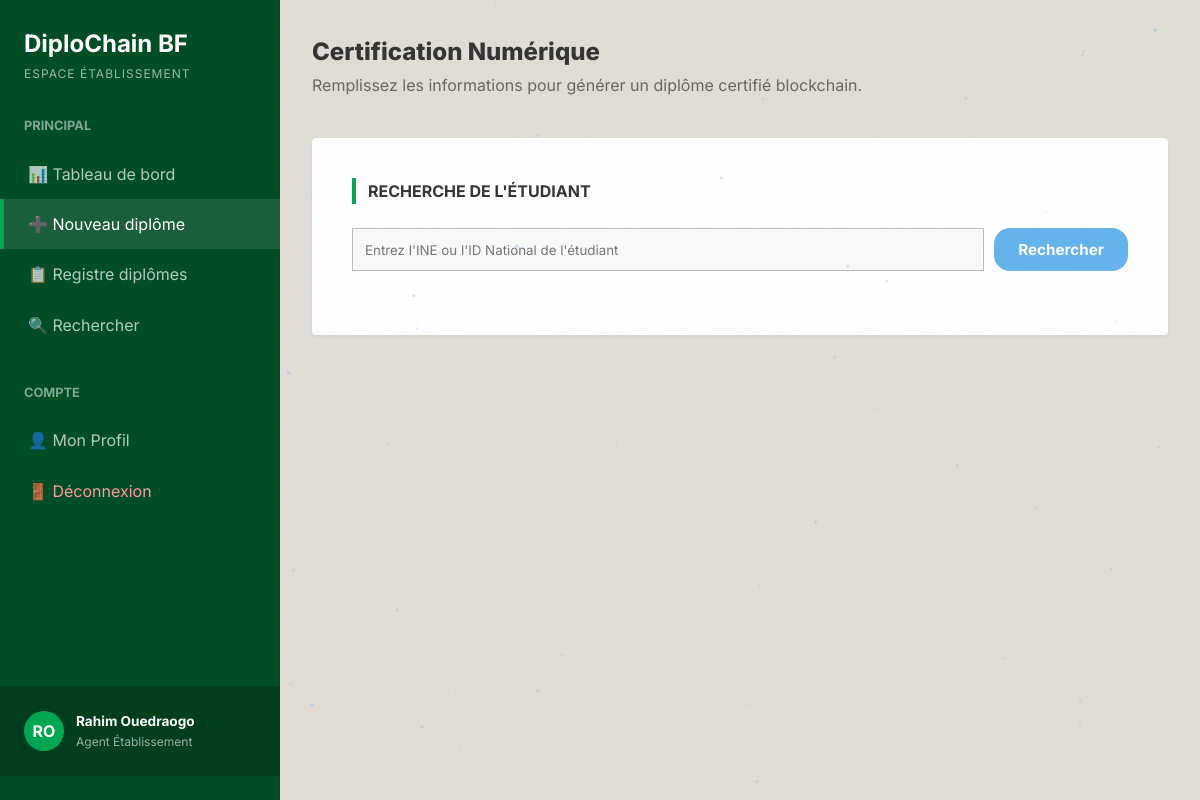
The page /dashboard/institution/emit/ (signed in) on the database its author committed.
### accounts/models.py (models this page shows, shortened)
class CustomUser(AbstractUser):
    ROLE_CHOICES = (
        ('student', 'Étudiant'),
        ('institution', 'Institution/Université'),
        ('recruiter', 'Recruteur/Employeur'),
        ('admin', 'Administrateur'),
    )
    role = models.CharField(max_length=20, choices=ROLE_CHOICES, default='student')
    institution_name = models.CharField(max_length=255, blank=True, null=True)
    company_name = models.CharField(max_length=255, blank=True, null=True)
    job_title = models.CharField(max_length=255, blank=True, null=True)
    phone_number = models.CharField(max_length=20, blank=True, null=True)
    ine = models.CharField(max_length=50, blank=True, null=True, unique=True, verbose_name="INE / ID National")

### dashboards/views.py (the view, shortened to what this page needs)
# urls.py: path('institution/emit/', views.emit_diploma, name='emit_diploma'),
@login_required
def emit_diploma(request):
    if request.user.role != 'institution':
        return redirect('dashboard')
    try:
        inst = Institution.objects.get(name=request.user.institution_name)
    except Institution.DoesNotExist:
        messages.error(request, "Votre institution n'est pas configurée.")
        return redirect('dashboard')
    return render(request, 'dashboards/emit.html')

### dashboards/templates/dashboards/emit.html (shortened to what this page needs)
{% extends 'dashboards/base_dashboard.html' %}
{% block dash_content %}
<div class="header-bar">
    <h1 style="font-weight: 800; font-size: 1.5rem;">Certification Numérique</h1>
    <p style="color: #666;">Remplissez les informations pour générer un diplôme certifié blockchain.</p>
</div>
<div class="form-card">
    <form method="POST" enctype="multipart/form-data" id="emit-form">
        <h3>Recherche de l'Étudiant</h3>
        <div class="form-group full" style="display: flex; gap: 10px;">
            <input type="text" id="ine_search" class="form-control" placeholder="Entrez l'INE ou l'ID National de l'étudiant">
            <button type="button" onclick="searchStudent()" class="btn" style="background: var(--blue-400); color: white; border: none; padding: 12px 24px; font-weight: bold; cursor: pointer; white-space: nowrap;">Rechercher</button>
        </div>
    </form>
</div>
{% endblock %}

### dashboards/templates/dashboards/base_dashboard.html (shortened to what this page needs)
{% extends 'landing_page/base.html' %}
{% block content %}
<div class="dashboard-layout">
    <aside class="sidebar" id="sidebar">
        <div class="sidebar-brand">
            <h2>DiploChain BF</h2>
            <p>
                {% if request.user.role == 'institution' %}
                    Espace Établissement
                {% elif request.user.role == 'recruiter' %}
                    Espace Recruteur
                {% elif request.user.role == 'student' %}
                    Espace Étudiant
                {% elif request.user.role == 'admin' %}
                    Espace Admin
                {% else %}
                    Espace Utilisateur
                {% endif %}
            </p>
        </div>
        <div class="sidebar-nav">
            <div class="nav-section">
                <div class="nav-title">Principal</div>
                {% if request.user.role != 'admin' %}
                <a href="{% url 'dashboard' %}" class="nav-item {% if request.resolver_match.url_name == 'dashboard' %}active{% endif %}">📊 Tableau de bord</a>
                {% endif %}
                {% if request.user.role == 'institution' %}
                    <a href="{% url 'emit_diploma' %}" class="nav-item {% if request.resolver_match.url_name == 'emit_diploma' %}active{% endif %}">➕ Nouveau diplôme</a>
                    <a href="{% url 'institution_register' %}" class="nav-item {% if request.resolver_match.url_name == 'institution_register' %}active{% endif %}">📋 Registre diplômes</a>
                    <a href="{% url 'search_diplomas' %}" class="nav-item {% if request.resolver_match.url_name == 'search_diplomas' %}active{% endif %}">🔍 Rechercher</a>
                {% endif %}
            </div>
            <div class="nav-section">
                <div class="nav-title">Compte</div>
                <a href="{% url 'profile' %}" class="nav-item {% if request.resolver_match.url_name == 'profile' %}active{% endif %}">👤 Mon Profil</a>
                <a href="{% url 'logout' %}" class="nav-item" style="color: #ff9999;">🚪 Déconnexion</a>
            </div>
        </div>
        <div class="sidebar-footer">
            <div class="inst-logo" style="background: var(--accent-green); color: white;">
                {{ request.user.first_name|slice:":1"|upper }}{{ request.user.last_name|slice:":1"|upper }}
            </div>
            <div>
                <div style="font-weight: 700; font-size: 0.85rem;">{{ request.user.get_full_name|default:request.user.username }}</div>
                <div style="font-size: 0.75rem; opacity: 0.6;">
                    {% if request.user.role == 'institution' %}
                        Agent Établissement
                    {% elif request.user.role == 'student' %}
                        Étudiant
                    {% elif request.user.role == 'recruiter' %}
                        Recruteur
                    {% else %}
                        Utilisateur
                    {% endif %}
                </div>
            </div>
        </div>
    </aside>
    <main class="main-content">
        {% block dash_content %}{% endblock %}
    </main>
</div>
{% endblock %}

### landing_page/static/landing_page/css/base.css (style rules this page uses)
:root { --bg-0: #050a18; --bg-1: #0b1426; --bg-2: #101e38; --bg-card: rgba(16, 30, 56, 0.75); --border: rgba(99, 179, 237, 0.13); --border-glow: rgba(99, 179, 237, 0.32); --blue-300: #90cdf4; --blue-400: #63b3ed; --blue-500: #4299e1; --blue-600: #3182ce; --cyan-400: #76e4f7; --cyan-500: #0bc5ea; --green-300: #9ae6b4; --green-400: #68d391; --green-500: #48bb78; --purple-400: #b794f4; --amber-400: #f6ad55; --red-300: #feb2b2; --red-400: #fc8181; --gradient-accent: linear-gradient(135deg, #4299e1 0%, #0bc5ea 100%); --gradient-hero: linear-gradient(135deg, #0f2a5e 0%, #050a18 55%, #0a1f3a 100%); --gradient-card: linear-gradient(145deg, rgba(16,30,56,0.92), rgba(5,10,24,0.92)); --gradient-danger: linear-gradient(135deg, #c53030, #742a2a); --gradient-success: linear-gradient(135deg, #276749, #22543d); --gradient-orange: linear-gradient(135deg, #c05621, #7b341e); --text-primary: #f0f4ff; --text-secondary: #94a3b8; --text-muted: #64748b; --radius-sm: 8px; --radius-md: 16px; --radius-lg: 24px; --radius-xl: 36px; --shadow-glow: 0 0 40px rgba(66,153,225,0.2); --shadow-card: 0 8px 32px rgba(0,0,0,0.45); --shadow-deep: 0 24px 64px rgba(0,0,0,0.6); --transition: all 0.3s cubic-bezier(0.4, 0, 0.2, 1); }
*, *::before, *::after { box-sizing: border-box; margin: 0; padding: 0; }
html { scroll-behavior: smooth; }
body { font-family: 'Inter', sans-serif; background: var(--bg-0); color: var(--text-primary); overflow-x: hidden; line-height: 1.65; }
a { color: inherit; }
.btn { display: inline-flex; align-items: center; gap: 10px; font-family: 'Inter', sans-serif; font-weight: 700; font-size: 0.95rem; padding: 13px 28px; border-radius: var(--radius-md); border: none; cursor: pointer; text-decoration: none; transition: var(--transition); }

### dashboards/templates/dashboards/base_dashboard.html (style rules this page uses)
:root { --sidebar-bg: #004d26; --main-bg: #e0ddd5; --accent-green: #00a651; --accent-amber: #b8860b; --accent-red: #d9534f; --text-dark: #333; --card-bg: #ffffff; --border-color: #ccc; }
body { background-color: var(--main-bg); color: var(--text-dark); }
.dashboard-layout { display: grid; grid-template-columns: 280px 1fr; min-height: 100vh; }
.sidebar { background: var(--sidebar-bg); color: white; padding: 24px 0; display: flex; flex-direction: column; position: sticky; top: 0; height: 100vh; z-index: 1000; transition: transform 0.3s ease; }
.sidebar-brand { padding: 0 24px 32px; }
.sidebar-brand h2 { font-size: 1.5rem; font-weight: 700; margin: 0; }
.sidebar-brand p { font-size: 0.75rem; opacity: 0.6; text-transform: uppercase; letter-spacing: 1px; }
.sidebar-nav { flex: 1; }
.nav-section { margin-bottom: 32px; }
.nav-title { padding: 0 24px; font-size: 0.8rem; font-weight: 700; opacity: 0.5; margin-bottom: 12px; text-transform: uppercase; }
.nav-item { padding: 12px 24px; display: flex; align-items: center; gap: 12px; color: rgba(255,255,255,0.7); text-decoration: none; transition: all 0.2s; border-left: 4px solid transparent; }
.nav-item:hover, .nav-item.active { background: rgba(255,255,255,0.1); color: white; }
.nav-item.active { border-left-color: var(--accent-green); }
.sidebar-footer { padding: 24px; background: rgba(0,0,0,0.2); display: flex; align-items: center; gap: 12px; }
.inst-logo { width: 40px; height: 40px; background: orange; border-radius: 50%; display: flex; align-items: center; justify-content: center; font-weight: 700; color: #000; }
.main-content { padding: 32px; overflow-y: auto; }

### dashboards/templates/dashboards/emit.html (style rules this page uses)
.header-bar { margin-bottom: 40px; }
.form-card { background: white; padding: 40px; border-radius: 4px; box-shadow: 0 2px 4px rgba(0,0,0,0.05); }
.form-group { margin-bottom: 24px; }
.form-group.full { grid-column: 1 / -1; }
.form-control { width: 100%; padding: 12px; border: 1px solid #bbb; background: #f9f9f9; font-family: inherit; }
h3 { font-size: 1rem; text-transform: uppercase; border-left: 4px solid var(--accent-green); padding-left: 12px; margin-bottom: 24px; margin-top: 32px; }
h3:first-of-type { margin-top: 0; }

### rows shown on the page
CustomUser: user.first_name "R", user.last_name "O", user.get_full_name "Rahim Ouedraogo"
